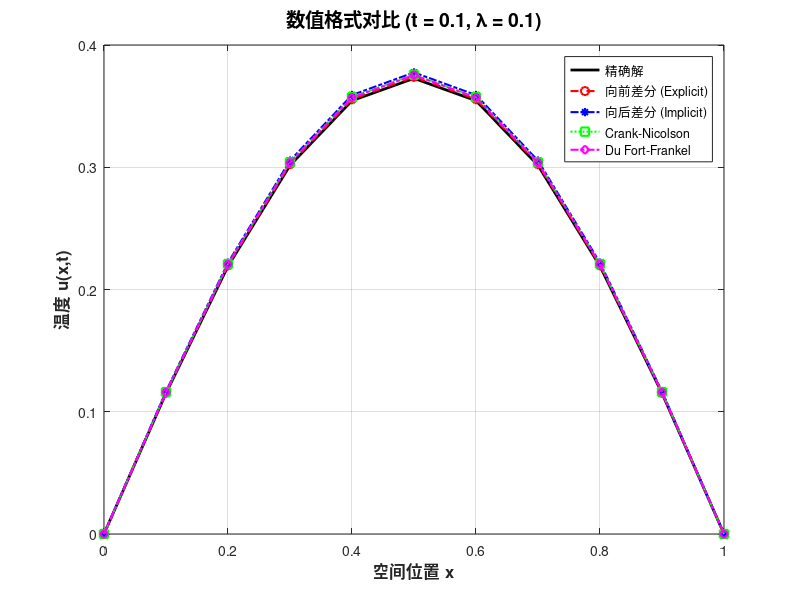
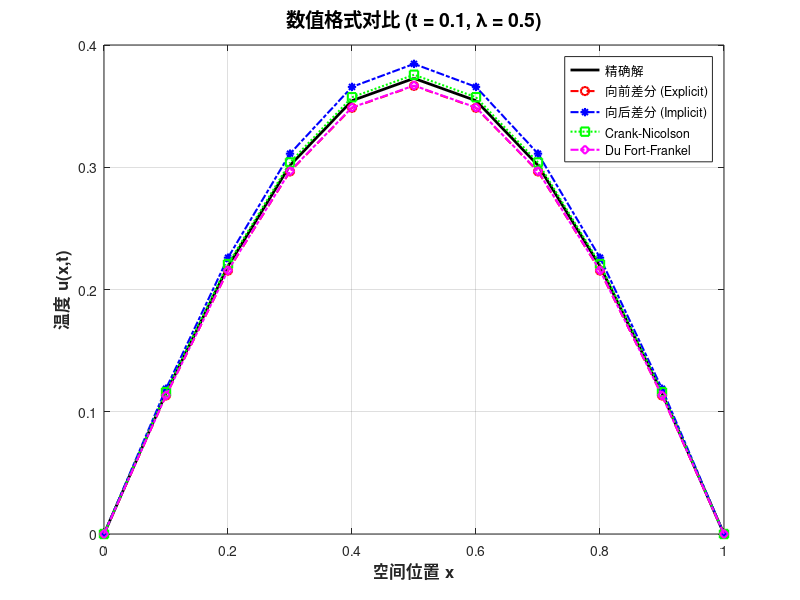

The MATLAB script that drew these images, in order:
% 1D Heat Equation: Comparison of Finite Difference Schemes with Plotting
clear; clc; close all; % 添加了 close all 清除历史图像

% --- 基本参数设置 ---
h = 0.1;               % 空间步长
x = 0:h:1;             % 空间网格节点
N = length(x) - 1;     % 空间区间等分数 (N=10)
T_end = 0.1;           % 计算终止时间

lambdas = [0.1, 0.5];  % 两种网格比情况

% 循环处理两种不同的 \lambda
for L_idx = 1:length(lambdas)
    lambda = lambdas(L_idx);
    tau = lambda * h^2;         % 时间步长
    M = round(T_end / tau);     % 时间步数
    
    fprintf('==============================================================\n');
    fprintf('计算情况: lambda = %.1f, h = %.1f, tau = %.4f, 总步数 = %d\n', lambda, h, tau, M);
    fprintf('==============================================================\n');
    
    % --- 精确解 ---
    u_exact = exp(-pi^2 * T_end) * sin(pi * x);
    
    % --- 初始化初值 ---
    u0 = sin(pi * x); % t=0 时的初值
    
    %% 1. 向前差分格式 (Forward Euler)
    u_FE = u0;
    for k = 1:M
        u_next = zeros(1, N+1);
        for i = 2:N
            u_next(i) = u_FE(i) + lambda * (u_FE(i+1) - 2*u_FE(i) + u_FE(i-1));
        end
        u_FE = u_next;
    end
    
    %% 2. 向后差分格式 (Backward Euler)
    main_diag = (1 + 2*lambda) * ones(N-1, 1);
    off_diag = -lambda * ones(N-2, 1);
    A_BE = diag(main_diag) + diag(off_diag, 1) + diag(off_diag, -1);
    
    u_BE = u0;
    for k = 1:M
        b = u_BE(2:N)';
        u_inner = A_BE \ b;
        u_BE(2:N) = u_inner';
    end
    
    %% 3. Crank-Nicolson 格式
    main_diag_A = (1 + lambda) * ones(N-1, 1);
    off_diag_A = -lambda/2 * ones(N-2, 1);
    A_CN = diag(main_diag_A) + diag(off_diag_A, 1) + diag(off_diag_A, -1);
    
    main_diag_B = (1 - lambda) * ones(N-1, 1);
    off_diag_B = lambda/2 * ones(N-2, 1);
    B_CN = diag(main_diag_B) + diag(off_diag_B, 1) + diag(off_diag_B, -1);
    
    u_CN = u0;
    for k = 1:M
        b = B_CN * u_CN(2:N)';
        u_inner = A_CN \ b;
        u_CN(2:N) = u_inner';
    end
    
    %% 4. Du Fort-Frankel 格式
    u_prev = u0; 
    u_curr = exp(-pi^2 * tau) * sin(pi * x); % t = tau 时的精确解
    
    if M == 1
        u_DF = u_curr;
    else
        for k = 2:M
            u_next = zeros(1, N+1);
            for i = 2:N
                u_next(i) = ((1 - 2*lambda)*u_prev(i) + 2*lambda*(u_curr(i+1) + u_curr(i-1))) / (1 + 2*lambda);
            end
            u_prev = u_curr;
            u_curr = u_next;
        end
        u_DF = u_curr;
    end
    
    %% --- 输出比较结果 ---
    fprintf('%-4s | %-10s | %-10s | %-10s | %-10s | %-10s\n', 'x', 'Exact', 'Forward', 'Backward', 'Crank-N', 'Du Fort-F');
    fprintf('--------------------------------------------------------------\n');
    for i = 2:N
        fprintf('%.1f  | %10.6f | %10.6f | %10.6f | %10.6f | %10.6f\n', ...
            x(i), u_exact(i), u_FE(i), u_BE(i), u_CN(i), u_DF(i));
    end
    
    fprintf('\n【绝对误差最大值】\n');
    fprintf('向前差分   : %e\n', max(abs(u_exact - u_FE)));
    fprintf('向后差分   : %e\n', max(abs(u_exact - u_BE)));
    fprintf('Crank-Nic  : %e\n', max(abs(u_exact - u_CN)));
    fprintf('Du Fort-F  : %e\n\n', max(abs(u_exact - u_DF)));
    
    %% --- 绘图模块 ---
    figure('Name', sprintf('结果对比 (Lambda = %.1f)', lambda), 'Position', [100+L_idx*50, 100+L_idx*50, 700, 500]);
    
    % 绘制精确解 (黑色实线)
    plot(x, u_exact, 'k-', 'LineWidth', 2); hold on;
    
    % 绘制各数值解 (采用不同颜色和标记)
    plot(x, u_FE, 'r--o', 'LineWidth', 1.5, 'MarkerSize', 6);
    plot(x, u_BE, 'b-.*', 'LineWidth', 1.5, 'MarkerSize', 6);
    plot(x, u_CN, 'g:s',  'LineWidth', 1.5, 'MarkerSize', 6);
    plot(x, u_DF, 'm-.d', 'LineWidth', 1.5, 'MarkerSize', 6);
    
    % 图形修饰
    xlabel('空间位置 x', 'FontSize', 12, 'FontWeight', 'bold');
    ylabel('温度 u(x,t)', 'FontSize', 12, 'FontWeight', 'bold');
    title(sprintf('数值格式对比 (t = 0.1, \\lambda = %.1f)', lambda), 'FontSize', 14);
    legend('精确解', '向前差分 (Explicit)', '向后差分 (Implicit)', 'Crank-Nicolson', 'Du Fort-Frankel', 'Location', 'best');
    grid on;
    
    % 设置坐标轴范围让边缘更美观
    xlim([0 1]);
    
    hold off;
end
